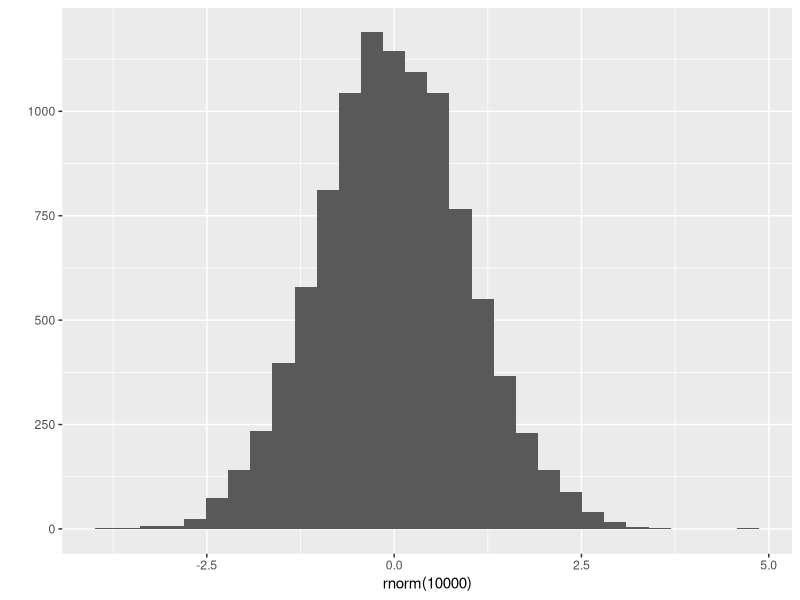
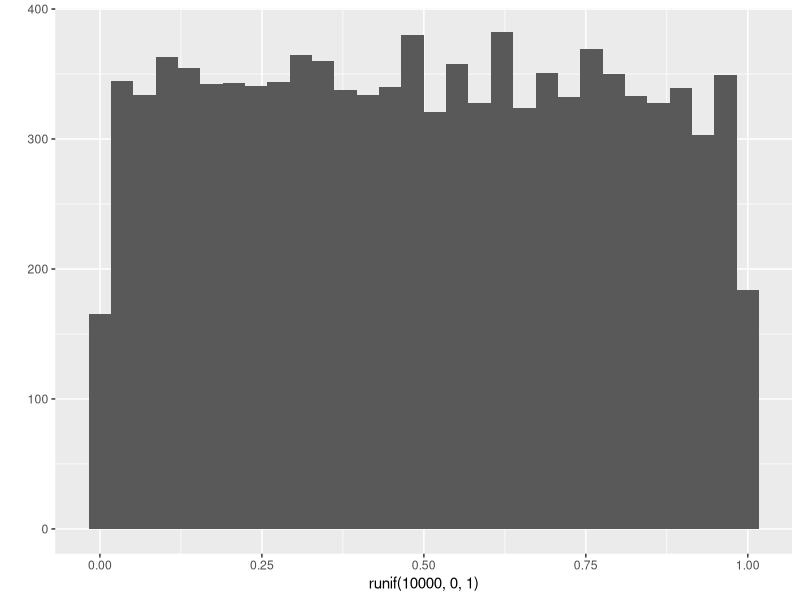
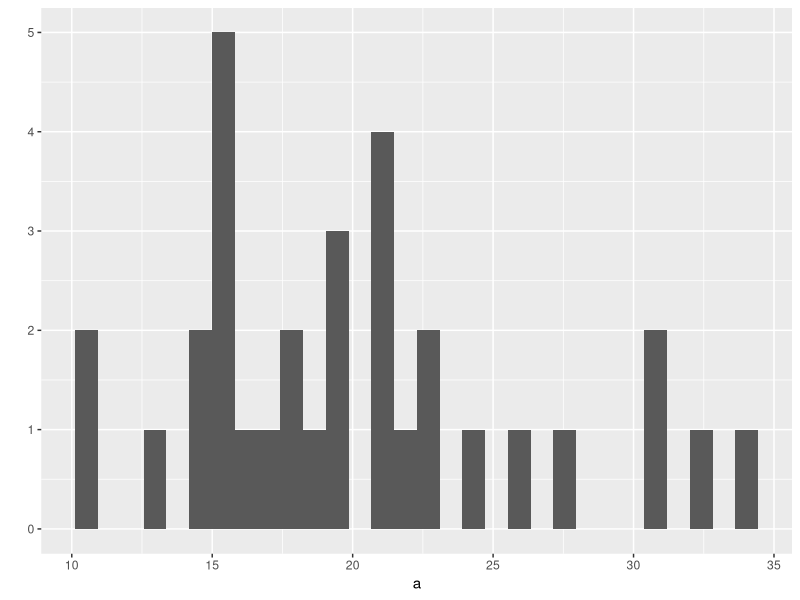
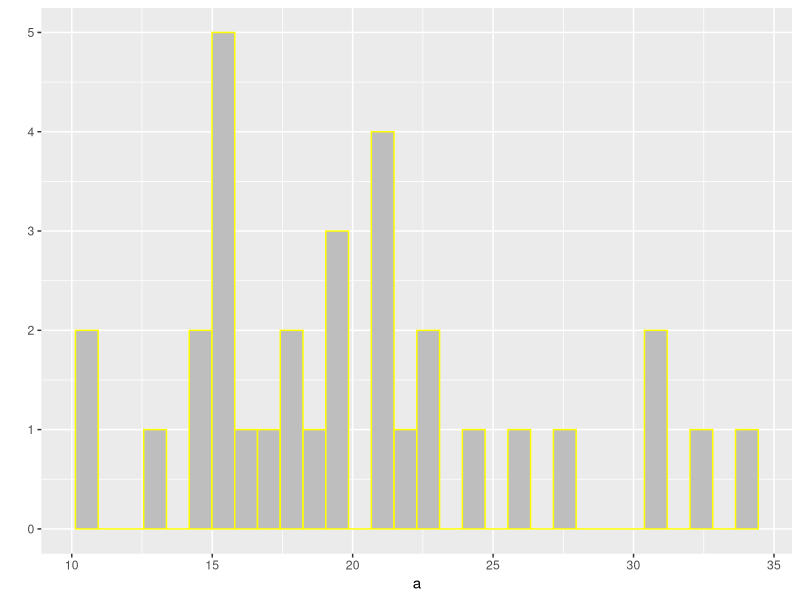

Write the R code that produced these figures, in order.
## ---- chunk 1
knitr::opts_chunk$set(echo = TRUE)
## ---- chunk 2
suppressMessages(library(tidyverse))
## ---- chunk 3
# store a number to a variable named `a`
a <- 0.2
## ---- chunk 4
# print a
a
## ---- chunk 5
# store a vector to a variable named `b`
b <- c(1,4,9)
## ---- chunk 6
# print b
b
## ---- chunk 7
z <- 5
i <- (z * 2 + 45)/2
i
## ---- chunk 8
# call (execute or run) the mean() function
mean(c(1,2,3,4))    
## ---- chunk 9
# mean() will not work with NA
mean(c(1,2,NA,4))     
## ---- chunk 10
# When na.rm = TRUE, NA will be removed before computation
mean(c(1,2,NA,4), na.rm = TRUE)    
## ---- chunk 11
# Define se() function that calculate the standard error
se <- function(x) {
  v <- var(x)
  n <- length(x)
  return(sqrt(v/n))
}
## ---- chunk 12
mySample <- rnorm(n=100, mean=20, sd=4)
mySample # sd는 표준편차
se(mySample)
## ---- chunk 13
x1 <- rnorm(100, mean=0, sd=1)  # generate 100 random numbers from Normal(0,1)
x2 <- rnorm(100, mean=3, sd=2)  # generate 100 random numbers from Normal(3,2)
## ---- chunk 14
typeof(c(1,2,3))
length(c(1,2,3))
attributes(c(1,2,3))
## ---- chunk 15
a <- c(x=1,y=2,z=3)   # when creating
names(a)
## ---- chunk 16
names(a) <- c("l", "m", "n")   # by modifying existing names
a
## ---- chunk 17
attributes(a)    # names are attributes
## ---- chunk 18
attributes(mtcars)
## ---- chunk 19
v <- c(4, 7, 23.5, 76.2, 80, "rrt", 90)
v
## ---- chunk 20
typeof(v)
## ---- chunk 21
sum(c(TRUE, FALSE, TRUE))
## ---- chunk 22
a <- c(1,2,3)
a
## ---- chunk 23
b <- as.character(a)
b
## ---- chunk 24
u <- c(4, 6, NA, 2)
u
## ---- chunk 25
k <- c(TRUE, FALSE, FALSE, NA, TRUE)
k
## ---- chunk 26
# c() also combine vectors
a <- c(1,2,3)
b <- c(4,5,6)
c <- c(a, b)
c
## ---- chunk 27
# k:n generates a vector whose elements are the sequence of numbers from k to n
1:10
## ---- chunk 28
# seq() generates regular sequence
# seq(from, to)
seq(1, 10)
## ---- chunk 29
# seq(from, to, by)
seq(1, 10, 2)
## ---- chunk 30
# rep(x, times) replicates the values in x multiple times
# x can be a number or vector
# replicates 1 5 times
rep(1, 5)
## ---- chunk 31
# replicates c(1, 2) 5 times
rep(c(1,2), 5)
## ---- chunk 32
# each element of c(1,2) is repeated 5 times
rep(c(1,2), each = 5)
## ---- chunk 33
# rnorm(n, mean = 0, sd = 1) generates a vector of n random samples 
# from a normal distribution with specific mean and sd. 
rnorm(100)
## ---- chunk 34
qplot(rnorm(10000))
## ---- chunk 35
# runif(n, min, max) generates a vector of n random samples 
# from a uniform distribution whose limits are min and max. 
runif(100, 0, 1)
## ---- chunk 36
qplot(runif(10000, 0, 1))
## ---- chunk 37
x <- c(2,3,4,5,6,7)
x[c(3,1)]
## ---- chunk 38
x[-c(3,1)]
## ---- chunk 39
x[c(TRUE, TRUE, FALSE, FALSE, TRUE, TRUE)]
## ---- chunk 40
x > 3
## ---- chunk 41
# This is called a logical indexing, which is a very powerful tool.
# > : greater than (Logical Operators)
x[x > 3]   
## ---- chunk 42
x[x > 3 & x < 5]
## ---- chunk 43
# %in% operator 
# v1 %in% v2 returns a logical vector indicating 
# whether the elements of v1 are included in v2. 
c(1,2,3) %in% c(2,3,4,5,6)
## ---- chunk 44
a <- c(1,2,3,4,5)
a
## ---- chunk 45
a[c(1,5)] <- 100
a
## ---- chunk 46
a <- c(1,2,3,NA,5,6,NA)
a
## ---- chunk 47
# is.na indicates which elements are missing
is.na(a)  # returns TRUE when missing
## ---- chunk 48
# Type conversion: TRUE and FALSE will be converted into 1 and 0, respectively. 
# This expression answers the question: How many NSs are in a?
sum(is.na(a))
## ---- chunk 49
# !x = not x (negation)
!is.na(a)  # returns TRUE when not missing
## ---- chunk 50
# This expression answers the question: How many non-NSs are in a?
sum(!is.na(a))
## ---- chunk 51
# logical indexing
a[is.na(a)] <- 999
a
## ---- chunk 52
# create a vector with names
a <- c(x = 1, y = 2, z = 3)
a
## ---- chunk 53
# named vector can be indexed using their names
a[c("x", "z")]
## ---- chunk 54
# R uses a "recycling rule" by repeating the shorter vector
# In this example, R recycled c(TRUE, FALSE) to produce c(TRUE, FALSE, TRUE, FALSE)
i <- c(TRUE, FALSE)
a <- c(1,2,3,4)
a[i]
## ---- chunk 55
# R uses a "recycling rule" by repeating the shorter vector
v1 <- c(4,5,6,7)
v2 <- c(10,10)
v1+v2
## ---- chunk 56
# sort(x, decreasing = FALSE) 
# By default, sort() sorts ascending order.
sort(c(5,6,4))
## ---- chunk 57
# sorts into descending order
sort(c(5,6,4), decreasing = TRUE)
## ---- chunk 58
# rev() provides a reversed version of its argument
rev(c(5,6,4))
## ---- chunk 59
# rank() returns the sample ranks of the elements in a vector
rank(c(5,6,4))
## ---- chunk 60
# order() returns a permutation which rearranges 
# its first argument into ascending or descending order. 
# What this means is order(c(5,6,4)) 
# 1) first sorts a vector in ascending order to produce c(4,5,6)
# 2) and returns the indices of the sorted element in the original vector. 
# e.g., we have 3 first b/c the index of 4 in the original vector is 3
# e.g., we have 1 first b/c the index of 5 in the original vector is 1
# e.g., we have 2 first b/c the index of 6 in the original vector is 2
order(c(5,6,4))
## ---- chunk 61
# We use order() to sort a vector or dataframe
a <- c(5,6,4)
a[order(a)]
## ---- chunk 62
# sort a dataframe
head(mtcars[order(mtcars$mpg), ])
## ---- chunk 63
v <- c(1,4,25)
sqrt(v)
## ---- chunk 64
v <- c(1,2,3)
v^2
## ---- chunk 65
# mean will be subtracted from every element of v1
v1 <- c(1,2,3,4)
v1 - mean(v1)
## ---- chunk 66
# table() creates a frequency table
a <- c(1, 1, 2, 2, 2, 3, 3, 3, 4, 4, 4, 4, 4)
table(a)
## ---- chunk 67
# unique() returns a vector of unique elements
unique(a)
## ---- chunk 68
a <- c(1,2,3,NA,5)
## ---- chunk 69
# na.rm = TRUE removes NAs before computation
mean(a, na.rm = TRUE)
## ---- chunk 70
5:0
## ---- chunk 71
seq(from=1, to=3, by=0.5)
## ---- chunk 72
rep(1:2, 3)
## ---- chunk 73
# gl() generates sequences involving factors
# gl(k,n), k = the number of levels, 
# n = the number of repetitions.
gl(7,3)
## ---- chunk 74
a <- mtcars$mpg
## ---- chunk 75
length(a)
## ---- chunk 76
# 평균구하기
sum(a)/length(a)
mean(a)
## ---- chunk 77
sd(a)^2
var(a)
sum((a-mean(a))^2)/(length(a)-1)
## ---- chunk 78
(a-mean(a))/sd(a)
scale(a)
## ---- chunk 79
max(a)-min(a)
# another solution
diff(range(a))
## ---- chunk 80
# your maximum value will be 1, and minimum value will be 0. 
(a-min(a))/(max(a)-min(a))
## ---- chunk 81
qplot(a)
## ---- chunk 82
# To set aesthetics, wrap in I()
qplot(a, color = I("yellow"), fill = I("gray"))
## ---- chunk 83
# creates a logical vector in which TRUE indicates the element that is larger than 20
a>20
## ---- chunk 84
# This is a logical indexing where the logical vector 
# within the subsetting operator (i.e., []) will create a vector with elements larger than 20. 
a[a>20]
## ---- chunk 85
length(a[a>20])
# same result
# this happens because of "vectorization" and "type conversion"
sum(a>20)
## ---- chunk 86
# levels are the set of allowed values
f1 <- factor(c(2,1,1,3,2,1,1))
f1
## ---- chunk 87
typeof(f1)
## ---- chunk 88
attributes(f1)
## ---- chunk 89
levels(f1)
## ---- chunk 90
# test for objects of type "character"
is.character(levels(f1))
## ---- chunk 91
levels(f1) <- c("one", "two", "three")
f1
## ---- chunk 92
f2 <- factor(c("Dec", "Apr", "Jan", "Mar"))
f2
## ---- chunk 93
sort(f2)
## ---- chunk 94
month_levels <- c(
  "Jan", "Feb", "Mar", "Apr", "May", "Jun", 
  "Jul", "Aug", "Sep", "Oct", "Nov", "Dec"
)
f3 <- factor(c("Dec", "Apr", "Jan", "Mar"), levels = month_levels)
f3
## ---- chunk 95
# In many cases, this is the result that we expect. 
sort(f3)
## ---- chunk 96
table(f3)
## ---- chunk 97
table(f2)
## ---- chunk 98
# the default level is in alphabetical order 
f4 <- factor(c("high", "low", "medium", "medium", "high"))
f4
## ---- chunk 99
sort(f4)
## ---- chunk 100
f5 <- factor(c("high", "low", "medium", "medium", "high"), levels = c("low", "medium", "high"))
f5
## ---- chunk 101
sort(f5)
## ---- chunk 102
f6 <- factor(c("high", "low", "medium", "medium", "high"), levels = c("low", "medium", "high"), ordered = TRUE)
f6
## ---- chunk 103
min(f6)
## ---- chunk 104
f6[1] > f6[2]
## ---- chunk 105
f7 <- ordered(c("high", "low", "medium", "medium", "high"), levels = c("low", "medium", "high"))
f7
## ---- chunk 106
x <- c("Agree", "Disagree", "Neutral", "Agree" ,"Agree", "Strongly disagree", "Neutral")
## ---- chunk 107
# you may want to this
factor(x, levels = c("Strongly disagree", "Disagree", "Neutral",  "Agree", "Strongly agree"))
## ---- chunk 108
x = c("male", "male", "female", "male", "female")
## ---- chunk 109
# What I've asked you is to change the default alphabetical order using levels options. 
factor(x, levels = c("male", "female"))
## ---- chunk 110
# I just wanted to introduce 'cut()` function
set.seed(7)
x <- rnorm(100)
cut(x, breaks = quantile(x))
## ---- chunk 111
x <- list(1:6, "a", c(TRUE, TRUE, FALSE), c(1.2, 3.3, 4.6, 6.6))
x
## ---- chunk 112
# str() display the internal structure of an R object
str(x)
## ---- chunk 113
typeof(x)
## ---- chunk 114
# In R, lm() is a function that fits a regression model to data.
# In the following R expression, 'mpg' is a dependent variable
# and `disp` and `cyl` are independent variable. 
fit <- lm(mpg ~ disp + cyl, data = mtcars)
fit
## ---- chunk 115
typeof(fit)
## ---- chunk 116
str(fit)
## ---- chunk 117
my.lst <- list(stud.id=34453,      # creat a list
               stud.name="John", 
               stud.marks=c(14.3,12,15,19))
## ---- chunk 118
my.lst
## ---- chunk 119
# [ ] extracts a sub-list 
my.lst[1]
## ---- chunk 120
typeof(my.lst[1])
## ---- chunk 121
# [[ ]] extracts the value of an individual element 
my.lst[[1]]
## ---- chunk 122
typeof(my.lst[[1]])
## ---- chunk 123
# my.lst[[3]] will index the third element of a list, which is a numeric vector
# my.lst[[3]][2] will index the second element of the numeric vector
my.lst[[3]][2]
## ---- chunk 124
# In the case of lists with named elements
# $ extracts the value of an individual element 
my.lst$stud.id
## ---- chunk 125
typeof(my.lst$stud.id)
## ---- chunk 126
fit <- lm(mpg ~ disp + cyl, data = mtcars)
fit
## ---- chunk 127
# fit$coefficient is a vector
fit$coefficients
## ---- chunk 128
# So, we can subset the first element using the following expression
fit$coefficients[1]
## ---- chunk 129
# We can also use the name of element for indexing. 
fit$coefficients["(Intercept)"]
## ---- chunk 130
head(iris)
## ---- chunk 131
typeof(iris)
## ---- chunk 132
str(iris)
## ---- chunk 133
# A motivating example: check the number of missing values in each column of the following data frame 'm'
m <- data.frame(matrix(c(1,2,3,4,NA,6,7,NA,NA,NA,NA,NA), ncol = 4))
m
## ---- chunk 134
sum(is.na(m$X1))
## ---- chunk 135
sum(is.na(m$X2))
## ---- chunk 136
sum(is.na(m$X3))
## ---- chunk 137
sum(is.na(m$X4))
## ---- chunk 138
# This one line of code will still work even when the number of columns are 1000 or more. 
lapply(m, function(x) sum(is.na(x)))
## ---- chunk 139
# lapply() returns a list, whereas sapply() returns a vector, matrix, or array. 
sapply(m, function(x) sum(is.na(x)))
## ---- chunk 140
# install.packages("psych")
library(psych)
## ---- chunk 141
head(bfi)
## ---- chunk 142
a <- 1:6
## ---- chunk 143
# Get or set specific attributes of an object.
attr(a, "dim") <- c(3,2)
a
## ---- chunk 144
# by default, a matrix is filled by column
a <- matrix(1:6, ncol=3, nrow=2)
a
## ---- chunk 145
a <- matrix(1:6, ncol=3)
a
## ---- chunk 146
# a matrix can be filled by row using `byrow = TRUE`
a <- matrix(1:6, ncol=3, nrow=2, byrow = TRUE)
a
## ---- chunk 147
# 2행 3열이라는 뜻
attributes(a)
## ---- chunk 148
dim(a)
## ---- chunk 149
b <- array(1:12, c(2,3,2))
b
## ---- chunk 150
dim(b)
## ---- chunk 151
results <- matrix(c(10, 30, 40, 50, 43, 56, 21, 30), 2, 4, byrow = TRUE)
colnames(results) <- c("1qrt", "2qrt", "3qrt", "4qrt")
rownames(results) <- c("store1", "store2")
results
## ---- chunk 152
a <- matrix(1:9, nrow = 3)
colnames(a) <- c("A", "B", "C")
a
## ---- chunk 153
a[c(TRUE, FALSE, TRUE), c("B", "A")]
## ---- chunk 154
a[1, c(2,3)]
## ---- chunk 155
# If you omit any dimension, you obtain full columns or rows
a[2,]
## ---- chunk 156
a[,3]
## ---- chunk 157
a > 3
## ---- chunk 158
a[a>3] <- NA
a
## ---- chunk 159
# combine by columns
cbind(a,a)   
## ---- chunk 160
# combine by rows
rbind(a,a)   
## ---- chunk 161
colnames(a) 
## ---- chunk 162
rownames(a) <- c("D", "E", "F")
rownames(a)
## ---- chunk 163
df <- data.frame(x=1:3, y=c("a", "b", "c"))
df
## ---- chunk 164
# display the internal structure of an R object
str(df) 
## ---- chunk 165
df <- data.frame(x=1:3, y=c("a", "b", "c"), stringsAsFactors = FALSE)
## ---- chunk 166
str(df) # display the internal structure of an R object
## ---- chunk 167
x <- -5
if (x>0) {
  print("Positive number")
} else {
  print("Negative number")
}
## ---- chunk 168
for (i in 1:3) {
  print(i^2)
}
## ---- chunk 169
# count the number of even numbers
x <- c(2,5,3,9,8,11,6)
count <- 0
for (val in x) {
  if(val %% 2 == 0)  count = count+1
}
print(count)
